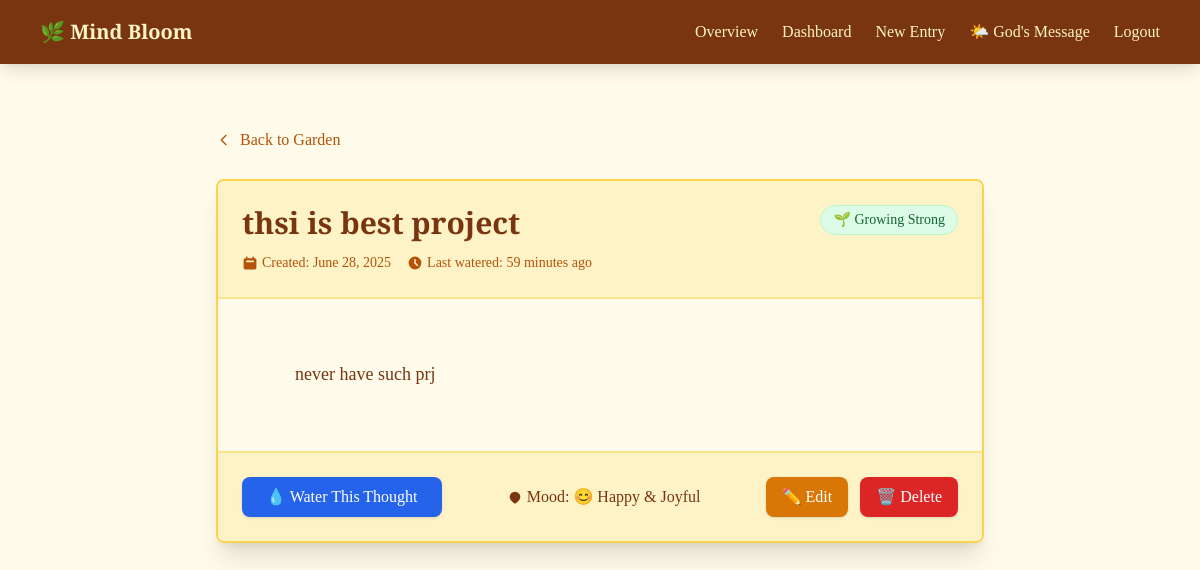
Screenshot of /entry/11/view/ (signed in) with the database file from the repository.
### core/models.py (models this page shows, shortened)
class Entry(models.Model):
    MOODS = [
        ('happy', '😊 Happy & Joyful'),
        ('sad', '😢 Sad & Melancholy'),
        ('excited', '🎉 Excited & Energetic'),
        ('calm', '😌 Calm & Peaceful'),
        ('anxious', '😰 Anxious & Worried'),
        ('grateful', '🙏 Grateful & Thankful'),
        ('reflective', '🤔 Reflective & Thoughtful'),
        ('creative', '🎨 Creative & Inspired'),
        ('nostalgic', '💭 Nostalgic & Reminiscent'),
    ]
    user = models.ForeignKey(User, on_delete=models.CASCADE)
    memory_title = models.CharField(max_length=200)
    content = models.TextField()
    created_at = models.DateTimeField(auto_now_add=True)
    last_watered = models.DateTimeField(default=timezone.now)
    is_dead = models.BooleanField(default=False)  # ✅ BooleanField
    mood = models.CharField(max_length=20, choices=MOODS, default='happy')

### core/views.py (the view)
# urls.py: path('entry/<int:entry_id>/view/', views.view_entry, name='view_entry'),
@login_required
def view_entry(request, entry_id):
    entry = get_object_or_404(Entry, id=entry_id, user=request.user)
    return render(request, 'journal/view_entry.html', {'entry': entry})

### templates/journal/view_entry.html (shortened to what this page needs)
{% extends "base.html" %}
{% block content %}
<div class="max-w-3xl mx-auto mt-8">
  <div class="mb-6">
    <a href="{% url 'dashboard' %}"
       class="inline-flex items-center text-amber-700 hover:text-amber-900 font-medium transition-colors duration-200">
      <svg class="w-4 h-4 mr-2" fill="none" stroke="currentColor" viewBox="0 0 24 24">
        <path stroke-linecap="round" stroke-linejoin="round" stroke-width="2" d="M15 19l-7-7 7-7"></path>
      </svg>
      Back to Garden
    </a>
  </div>
  <article class="bg-amber-50 border-2 rounded-lg shadow-xl overflow-hidden
                 {% if entry.is_dead %}
                   border-red-400 bg-red-50
                 {% else %}
                   border-amber-300
                 {% endif %}">
    <header class="bg-amber-100 border-b-2 border-amber-200 p-6">
      <div class="flex items-start justify-between">
        <div class="flex-1">
          <h1 class="font-display text-3xl font-semibold text-amber-900 mb-3">
            {{ entry.memory_title }}
          </h1>
          <div class="flex flex-wrap items-center gap-4 text-sm text-amber-700">
            <div class="flex items-center">
              <svg class="w-4 h-4 mr-1" fill="currentColor" viewBox="0 0 20 20">
                <path fill-rule="evenodd" d="M6 2a1 1 0 00-1 1v1H4a2 2 0 00-2 2v10a2 2 0 002 2h12a2 2 0 002-2V6a2 2 0 00-2-2h-1V3a1 1 0 10-2 0v1H7V3a1 1 0 00-1-1zm0 5a1 1 0 000 2h8a1 1 0 100-2H6z" clip-rule="evenodd"></path>
              </svg>
              Created: {{ entry.created_at|date:"F j, Y" }}
            </div>
            <div class="flex items-center">
              <svg class="w-4 h-4 mr-1" fill="currentColor" viewBox="0 0 20 20">
                <path fill-rule="evenodd" d="M10 18a8 8 0 100-16 8 8 0 000 16zm1-12a1 1 0 10-2 0v4a1 1 0 00.293.707l2.828 2.829a1 1 0 101.415-1.415L11 9.586V6z" clip-rule="evenodd"></path>
              </svg>
              Last watered: {{ entry.last_watered|timesince }} ago
            </div>
          </div>
        </div>
        <div class="ml-4">
          {% if not entry.is_dead %}
            <span class="inline-flex items-center px-3 py-1 rounded-full text-sm font-medium bg-green-100 text-green-800 border border-green-200">
              🌱 Growing Strong
            </span>
          {% else %}
            <span class="inline-flex items-center px-3 py-1 rounded-full text-sm font-medium bg-red-100 text-red-800 border border-red-200">
              💀 Withered Away
            </span>
          {% endif %}
        </div>
      </div>
    </header>
    <div class="p-8">
      <div class="prose prose-amber max-w-none">
        <div class="text-amber-900 leading-relaxed text-lg font-serif whitespace-pre-wrap">
          {{ entry.content }}
        </div>
      </div>
    </div>
    <footer class="bg-amber-100 border-t-2 border-amber-200 p-6">
      <div class="flex flex-wrap items-center justify-between gap-4">
        <div class="flex items-center space-x-3">
          {% if not entry.is_dead %}
            <form method="post" action="{% url 'water_entry' entry.id %}" class="inline">
              <button class="bg-blue-600 hover:bg-blue-700 text-white px-6 py-2 rounded-lg font-medium transition-colors duration-200 shadow hover:shadow-md flex items-center">
                💧 Water This Thought
              </button>
            </form>
          {% else %}
            <div class="text-red-600 font-medium flex items-center">
              💀 This thought needs revival
            </div>
          {% endif %}
        </div>
        {% if entry.mood %}
  <div class="flex items-center">
    <svg class="w-4 h-4 mr-1" fill="currentColor" viewBox="0 0 24 24">
      <path d="M12 22s8-4.438 8-10a8 8 0 10-16 0c0 5.562 8 10 8 10z" />
    </svg>
    Mood: <span class="ml-1 font-medium">{{ entry.get_mood_display }}</span>
  </div>
{% endif %}
        <div class="flex items-center space-x-3">
          <a href="{% url 'edit_entry' entry.id %}"
             class="bg-amber-600 hover:bg-amber-700 text-white px-4 py-2 rounded-lg font-medium transition-colors duration-200 shadow hover:shadow-md">
            ✏️ Edit
          </a>
          <button onclick="confirmDelete()"
                  class="bg-red-600 hover:bg-red-700 text-white px-4 py-2 rounded-lg font-medium transition-colors duration-200 shadow hover:shadow-md">
            🗑️ Delete
          </button>
        </div>
      </div>
    </footer>
  </article>
{% endblock %}

### rows the page displays
Entry: memory_title "thsi is best project", created_at "June 28, 2025", last_watered "59 minutes", content "never have such prj", mood "😊 Happy & Joyful"
